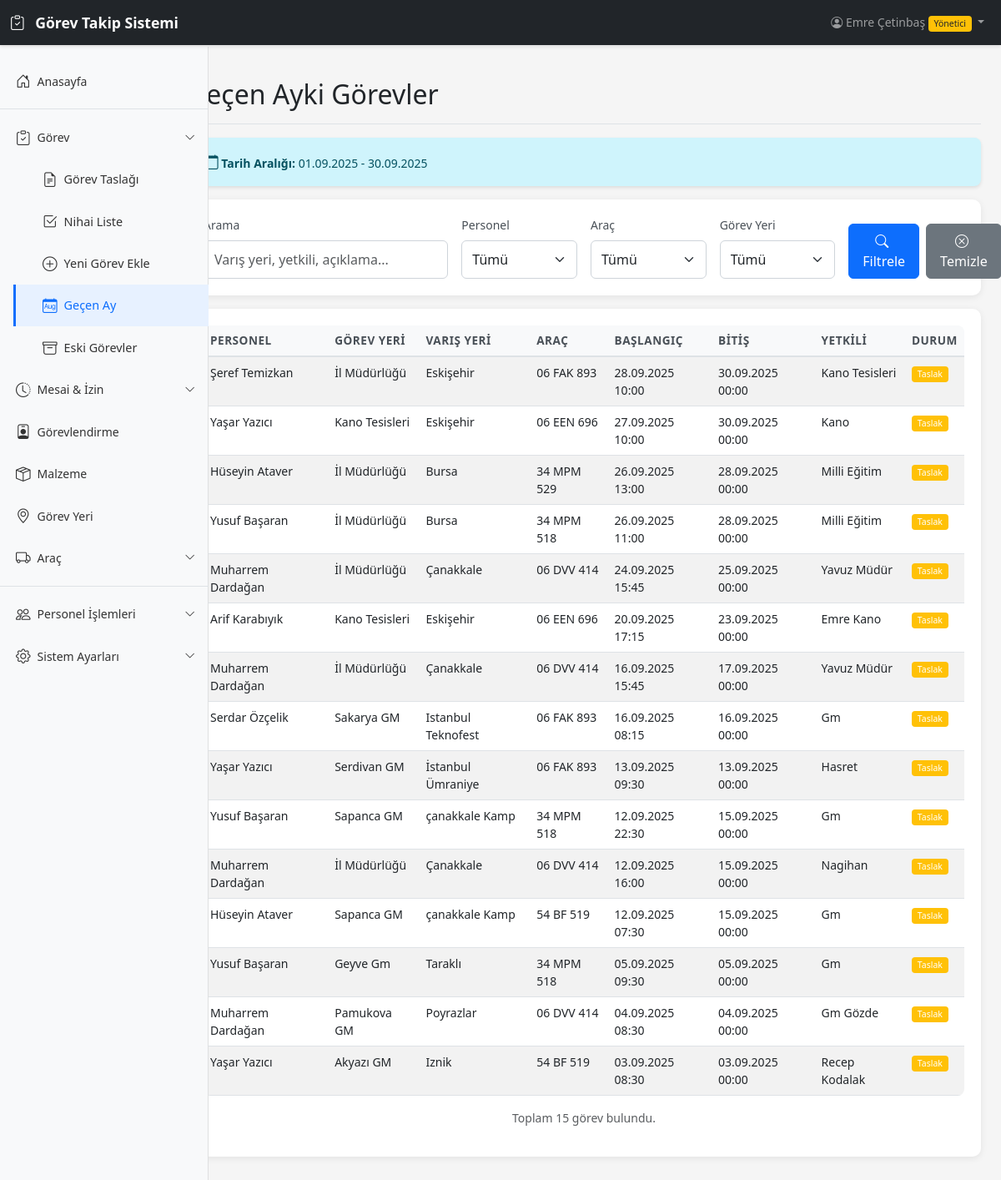
The app's page /gorev/gecen-ay/ (signed in) with its own data.
### core/models.py (models this page shows, shortened)
class Personel(AbstractBaseUser, PermissionsMixin):
    id = models.AutoField(primary_key=True)
    adsoyad = models.CharField(max_length=255, verbose_name='Ad Soyad')
    kullaniciadi = models.CharField(max_length=255, unique=True, verbose_name='Kullanıcı Adı')
    email = models.EmailField(blank=True, null=True, verbose_name='E-posta')
    yonetici = models.BooleanField(default=False, verbose_name='Yönetici')
    gg = models.BooleanField(default=False, verbose_name='Gizli Kullanıcı')
    girisizni = models.BooleanField(default=False, verbose_name='Giriş İzni Yok')
    is_active = models.BooleanField(default=True, verbose_name='Aktif')
    is_staff = models.BooleanField(default=False, verbose_name='Personel')
    kalanizin = models.IntegerField(default=0, verbose_name='Kalan İzin (Gün)')
    objects = PersonelManager()
    USERNAME_FIELD = 'kullaniciadi'
    REQUIRED_FIELDS = ['adsoyad']
    class Meta:
        db_table = 'sofor'
        verbose_name = 'Personel'
        verbose_name_plural = 'Personeller'
        indexes = [
            models.Index(fields=['kullaniciadi']),
        ]

class Gorev(models.Model):
    id = models.BigAutoField(primary_key=True)
    sofor = models.ForeignKey(
        Personel,
        on_delete=models.CASCADE,
        db_column='soforid',
        verbose_name='Personel'
    )
    yurt = models.ForeignKey(
        GorevYeri,
        on_delete=models.CASCADE,
        db_column='yurtid',
        verbose_name='Görev Yeri'
    )
    varisyeri = models.CharField(max_length=250, default='Düzenlenecek', verbose_name='Varış Yeri')
    arac = models.ForeignKey(
        Arac,
        on_delete=models.SET_NULL,
        null=True,
        blank=True,
        db_column='aracid',
        verbose_name='Araç'
    )
    bstarih = models.DateTimeField(verbose_name='Başlangıç Tarihi')
    bttarih = models.DateTimeField(null=True, blank=True, verbose_name='Bitiş Tarihi')
    yetkili = models.CharField(max_length=250, verbose_name='Yetkili')
    ilolur = models.CharField(max_length=50, blank=True, null=True, verbose_name='İl Olur')
    aciklama = models.TextField(blank=True, null=True, verbose_name='Açıklama')
    gizle = models.BooleanField(default=False, verbose_name='Gizle')
    durum = models.IntegerField(null=True, blank=True, verbose_name='Durum')
    aktarildi = models.IntegerField(default=0, verbose_name='Aktarıldı')
    class Meta:
        db_table = 'gorev'
        verbose_name = 'Görev'
        verbose_name_plural = 'Görevler'
        indexes = [
            models.Index(fields=['bstarih']),
            models.Index(fields=['bttarih']),
            models.Index(fields=['durum']),
            models.Index(fields=['gizle']),
        ]
        ordering = ['-bstarih']

class GorevYeri(models.Model):
    id = models.BigAutoField(primary_key=True)
    ad = models.CharField(max_length=255, verbose_name='Görev Yeri Adı')
    class Meta:
        db_table = 'yurt'
        verbose_name = 'Görev Yeri'
        verbose_name_plural = 'Görev Yerleri'
        indexes = [
            models.Index(fields=['ad']),
        ]

class Arac(models.Model):
    KATEGORI_CHOICES = [
        ('binek', 'Binek'),
        ('minubus', 'Minibüs'),
        ('otobus', 'Otobüs'),
        ('kamyonet', 'Kamyonet'),
        ('kamyon', 'Kamyon'),
    ]
    id = models.AutoField(primary_key=True)
    plaka = models.CharField(max_length=100, verbose_name='Plaka')
    kategori = models.CharField(max_length=20, choices=KATEGORI_CHOICES, verbose_name='Kategori')
    marka = models.CharField(max_length=100, verbose_name='Marka')
    zimmet = models.CharField(max_length=250, blank=True, verbose_name='Zimmet')
    yolcusayisi = models.CharField(max_length=10, blank=True, verbose_name='Yolcu Sayısı')
    muayene = models.DateTimeField(null=True, blank=True, verbose_name='Muayene Tarihi')
    muayenedurum = models.IntegerField(default=0, verbose_name='Muayene Durumu')
    sigorta = models.DateTimeField(null=True, blank=True, verbose_name='Sigorta Tarihi')
    egzoz = models.DateTimeField(null=True, blank=True, verbose_name='Egzoz Tarihi')
    gizle = models.BooleanField(default=False, verbose_name='Gizle')
    takip = models.BooleanField(default=False, verbose_name='Takip')
    arsiv = models.BooleanField(default=False, verbose_name='Arşiv')
    class Meta:
        db_table = 'arac'
        verbose_name = 'Araç'
        verbose_name_plural = 'Araçlar'
        indexes = [
            models.Index(fields=['plaka']),
            models.Index(fields=['kategori']),
            models.Index(fields=['arsiv']),
        ]

### core/views.py (the view, shortened to what this page needs)
# urls.py: path('gorev/gecen-ay/', views.gecen_ay_gorevler, name='gecen_ay_gorevler'),
@login_required(login_url='giris')
@check_giris_izni
def gecen_ay_gorevler(request):
    from core.models import Gorev
    from django.utils import timezone
    now = timezone.now()
    last_month_end = now.replace(day=1, hour=0, minute=0, second=0, microsecond=0) - timedelta(days=1)
    last_month_start = last_month_end.replace(day=1, hour=0, minute=0, second=0, microsecond=0)
    gorevler = Gorev.objects.filter(
        gizle=False,
        bstarih__gte=last_month_start,
        bstarih__lte=last_month_end
    ).select_related('sofor', 'yurt', 'arac')
    if not request.user.yonetici:
        gorevler = gorevler.filter(sofor=request.user)
    search_query = request.GET.get('q', '')
    personel_filter = request.GET.get('personel', '')
    arac_filter = request.GET.get('arac', '')
    yurt_filter = request.GET.get('yurt', '')
    if personel_filter:
        gorevler = gorevler.filter(sofor_id=personel_filter)
    if arac_filter:
        gorevler = gorevler.filter(arac_id=arac_filter)
    if yurt_filter:
        gorevler = gorevler.filter(yurt_id=yurt_filter)
    gorevler = gorevler.order_by('-bstarih')
    paginator = Paginator(gorevler, 25)
    page = request.GET.get('page')
    try:
        gorevler_page = paginator.page(page)
    except PageNotAnInteger:
        gorevler_page = paginator.page(1)
    except EmptyPage:
        gorevler_page = paginator.page(paginator.num_pages)
    from core.models import Personel, Arac, GorevYeri
    personeller = Personel.objects.filter(is_active=True).order_by('adsoyad')
    araclar = Arac.objects.filter(gizle=False, arsiv=False).order_by('plaka')
    yurtlar = GorevYeri.objects.all().order_by('ad')
    context = {
        'gorevler': gorevler_page,
        'personeller': personeller,
        'araclar': araclar,
        'yurtlar': yurtlar,
        'search_query': search_query,
        'personel_filter': personel_filter,
        'arac_filter': arac_filter,
        'yurt_filter': yurt_filter,
        'last_month_start': last_month_start,
        'last_month_end': last_month_end,
    }
    return render(request, 'gorev/gecen_ay.html', context)

### templates/gorev/gecen_ay.html (shortened to what this page needs)
{% extends 'base.html' %}
{% block content %}
<div class="d-flex justify-content-between flex-wrap flex-md-nowrap align-items-center pt-3 pb-2 mb-3 border-bottom">
    <h1 class="h2">Geçen Ayki Görevler</h1>
</div>
<div class="alert alert-info">
    <i class="bi bi-calendar"></i>
    <strong>Tarih Aralığı:</strong> {{ last_month_start|date:"d.m.Y" }} - {{ last_month_end|date:"d.m.Y" }}
</div>
<div class="card mb-3">
    <div class="card-body">
        <form method="get" class="row g-3">
            <div class="col-md-4">
                <label for="q" class="form-label">Arama</label>
                <input type="text" class="form-control" id="q" name="q" value="{{ search_query }}" placeholder="Varış yeri, yetkili, açıklama...">
            </div>
            <div class="col-md-2">
                <label for="personel" class="form-label">Personel</label>
                <select class="form-select" id="personel" name="personel">
                    <option value="">Tümü</option>
                </select>
            </div>
            <div class="col-md-2">
                <label for="arac" class="form-label">Araç</label>
                <select class="form-select" id="arac" name="arac">
                    <option value="">Tümü</option>
                </select>
            </div>
            <div class="col-md-2">
                <label for="yurt" class="form-label">Görev Yeri</label>
                <select class="form-select" id="yurt" name="yurt">
                    <option value="">Tümü</option>
                </select>
            </div>
            <div class="col-md-2 d-flex align-items-end">
                <button type="submit" class="btn btn-primary me-2">
                    <i class="bi bi-search"></i> Filtrele
                </button>
                <a href="{% url 'gecen_ay_gorevler' %}" class="btn btn-secondary">
                    <i class="bi bi-x-circle"></i> Temizle
                </a>
            </div>
        </form>
    </div>
</div>
<div class="card">
    <div class="card-body">
        {% if gorevler %}
        <div class="table-responsive">
            <table class="table table-striped table-hover">
                <thead>
                    <tr>
                        <th>Personel</th>
                        <th>Görev Yeri</th>
                        <th>Varış Yeri</th>
                        <th>Araç</th>
                        <th>Başlangıç</th>
                        <th>Bitiş</th>
                        <th>Yetkili</th>
                        <th>Durum</th>
                    </tr>
                </thead>
                <tbody>
                    {% for gorev in gorevler %}
                    <tr>
                        <td>{{ gorev.sofor.adsoyad }}</td>
                        <td>{{ gorev.yurt.ad }}</td>
                        <td>{{ gorev.varisyeri }}</td>
                        <td>{{ gorev.arac.plaka|default:"-" }}</td>
                        <td>{{ gorev.bstarih|date:"d.m.Y H:i" }}</td>
                        <td>{{ gorev.bttarih|date:"d.m.Y H:i"|default:"-" }}</td>
                        <td>{{ gorev.yetkili }}</td>
                        <td>
                            {% if gorev.durum == 1 %}
                            <span class="badge bg-success">Tamamlandı</span>
                            {% else %}
                            <span class="badge bg-warning">Taslak</span>
                            {% endif %}
                        </td>
                    </tr>
                    {% endfor %}
                </tbody>
            </table>
        </div>
        <p class="text-muted text-center">Toplam {{ gorevler.paginator.count }} görev bulundu.</p>
        {% else %}
        <div class="alert alert-info">
            <i class="bi bi-info-circle"></i> Geçen ay görev bulunmamaktadır.
        </div>
        {% endif %}
    </div>
</div>
{% endblock %}

### templates/partials/navbar.html (shortened to what this page needs)
{% load static %}
<nav class="navbar navbar-expand-lg navbar-dark bg-dark sticky-top">
    <div class="container-fluid">
        <a class="navbar-brand" href="{% url 'dashboard' %}">
            <i class="bi bi-clipboard-check"></i>
            Görev Takip Sistemi
        </a>
        <div class="collapse navbar-collapse" id="navbarNav">
            <ul class="navbar-nav ms-auto">
                <li class="nav-item dropdown">
                    <a class="nav-link dropdown-toggle" href="#" id="userDropdown" role="button" data-bs-toggle="dropdown" aria-expanded="false">
                        <i class="bi bi-person-circle"></i>
                        {{ user.adsoyad }}
                        {% if user.yonetici %}
                            <span class="badge bg-warning text-dark">Yönetici</span>
                        {% endif %}
                    </a>
                </li>
            </ul>
        </div>
    </div>
</nav>

### static/css/custom.css (style rules this page uses)
:root { --sidebar-width: 250px; --navbar-height: 56px; --primary-color: #0d6efd; --secondary-color: #6c757d; --success-color: #198754; --danger-color: #dc3545; --warning-color: #ffc107; --info-color: #0dcaf0; --dark-color: #212529; --light-color: #f8f9fa; }
body { font-family: 'Segoe UI', Tahoma, Geneva, Verdana, sans-serif; font-size: 14px; background-color: #f5f5f5; }
.navbar { box-shadow: 0 2px 4px rgba(0,0,0,.1); z-index: 1030; }
.navbar-brand { font-weight: 600; font-size: 1.1rem; }
.navbar-brand i { margin-right: 8px; }
.alert { border-radius: 8px; border: none; box-shadow: 0 2px 4px rgba(0,0,0,.1); }
.alert i { font-size: 1.1rem; }
.card { border: none; border-radius: 10px; box-shadow: 0 2px 8px rgba(0,0,0,.08); margin-bottom: 1.5rem; transition: transform 0.2s ease, box-shadow 0.2s ease; }
.card-body { padding: 1.25rem; }
.table { background-color: #fff; border-radius: 8px; overflow: hidden; }
.table thead th { background-color: #f8f9fa; border-bottom: 2px solid #dee2e6; font-weight: 600; text-transform: uppercase; font-size: 0.85rem; letter-spacing: 0.5px; color: #495057; }
.table tbody tr { transition: background-color 0.2s ease; }
.btn { border-radius: 6px; font-weight: 500; padding: 0.5rem 1rem; transition: all 0.2s ease; }
.btn i { margin-right: 5px; }
.btn-primary { background-color: var(--primary-color); border-color: var(--primary-color); }
.form-control, .form-select { border-radius: 6px; border: 1px solid #ced4da; padding: 0.6rem 0.75rem; transition: border-color 0.2s ease, box-shadow 0.2s ease; }
.form-label { font-weight: 500; margin-bottom: 0.5rem; color: #495057; }
.badge { padding: 0.4em 0.65em; font-weight: 500; border-radius: 4px; }
.alert-info { background-color: #cff4fc; border-left: 4px solid var(--info-color); }

### records on screen
Personel: adsoyad "Emre Çetinbaş"
Gorev: sofor.adsoyad "Şeref Temizkan", yurt.ad "İl Müdürlüğü", varisyeri "Eskişehir", arac.plaka "06 FAK 893", bstarih "28.09.2025 10:00", bttarih "30.09.2025 00:00", yetkili "Kano Tesisleri", shows "Taslak"
Gorev: sofor.adsoyad "Yaşar Yazıcı", yurt.ad "Kano Tesisleri", varisyeri "Eskişehir", arac.plaka "06 EEN 696", bstarih "27.09.2025 10:00", bttarih "30.09.2025 00:00", yetkili "Kano", shows "Taslak"
Gorev: sofor.adsoyad "Hüseyin Ataver", yurt.ad "İl Müdürlüğü", varisyeri "Bursa", arac.plaka "34 MPM 529", bstarih "26.09.2025 13:00", bttarih "28.09.2025 00:00", yetkili "Milli Eğitim", shows "Taslak"
Gorev: sofor.adsoyad "Yusuf Başaran", yurt.ad "İl Müdürlüğü", varisyeri "Bursa", arac.plaka "34 MPM 518", bstarih "26.09.2025 11:00", bttarih "28.09.2025 00:00", yetkili "Milli Eğitim", shows "Taslak"
Gorev: sofor.adsoyad "Muharrem Dardağan", yurt.ad "İl Müdürlüğü", varisyeri "Çanakkale", arac.plaka "06 DVV 414", bstarih "24.09.2025 15:45", bttarih "25.09.2025 00:00", yetkili "Yavuz Müdür", shows "Taslak"
Gorev: sofor.adsoyad "Arif Karabıyık", yurt.ad "Kano Tesisleri", varisyeri "Eskişehir", arac.plaka "06 EEN 696", bstarih "20.09.2025 17:15", bttarih "23.09.2025 00:00", yetkili "Emre Kano", shows "Taslak"
Gorev: sofor.adsoyad "Muharrem Dardağan", yurt.ad "İl Müdürlüğü", varisyeri "Çanakkale", arac.plaka "06 DVV 414", bstarih "16.09.2025 15:45", bttarih "17.09.2025 00:00", yetkili "Yavuz Müdür", shows "Taslak"
Gorev: sofor.adsoyad "Serdar Özçelik", yurt.ad "Sakarya GM", varisyeri "Istanbul Teknofest", arac.plaka "06 FAK 893", bstarih "16.09.2025 08:15", bttarih "16.09.2025 00:00", yetkili "Gm", shows "Taslak"
Gorev: sofor.adsoyad "Yaşar Yazıcı", yurt.ad "Serdivan GM", varisyeri "İstanbul Ümraniye", arac.plaka "06 FAK 893", bstarih "13.09.2025 09:30", bttarih "13.09.2025 00:00", yetkili "Hasret", shows "Taslak"
Gorev: sofor.adsoyad "Yusuf Başaran", yurt.ad "Sapanca GM", varisyeri "çanakkale Kamp", arac.plaka "34 MPM 518", bstarih "12.09.2025 22:30", bttarih "15.09.2025 00:00", yetkili "Gm", shows "Taslak"
Gorev: sofor.adsoyad "Muharrem Dardağan", yurt.ad "İl Müdürlüğü", varisyeri "Çanakkale", arac.plaka "06 DVV 414", bstarih "12.09.2025 16:00", bttarih "15.09.2025 00:00", yetkili "Nagihan", shows "Taslak"
Gorev: sofor.adsoyad "Hüseyin Ataver", yurt.ad "Sapanca GM", varisyeri "çanakkale Kamp", arac.plaka "54 BF 519", bstarih "12.09.2025 07:30", bttarih "15.09.2025 00:00", yetkili "Gm", shows "Taslak"
Gorev: sofor.adsoyad "Yusuf Başaran", yurt.ad "Geyve Gm", varisyeri "Taraklı", arac.plaka "34 MPM 518", bstarih "05.09.2025 09:30", bttarih "05.09.2025 00:00", yetkili "Gm", shows "Taslak"
Gorev: sofor.adsoyad "Muharrem Dardağan", yurt.ad "Pamukova GM", varisyeri "Poyrazlar", arac.plaka "06 DVV 414", bstarih "04.09.2025 08:30", bttarih "04.09.2025 00:00", yetkili "Gm Gözde", shows "Taslak"
Gorev: sofor.adsoyad "Yaşar Yazıcı", yurt.ad "Akyazı GM", varisyeri "Iznik", arac.plaka "54 BF 519", bstarih "03.09.2025 08:30", bttarih "03.09.2025 00:00", yetkili "Recep Kodalak", shows "Taslak"

### other values on screen
{{ last_month_start|date:"d.m.Y" }} "01.09.2025"
{{ last_month_end|date:"d.m.Y" }} "30.09.2025"
{{ gorevler.paginator.count }} "15"
